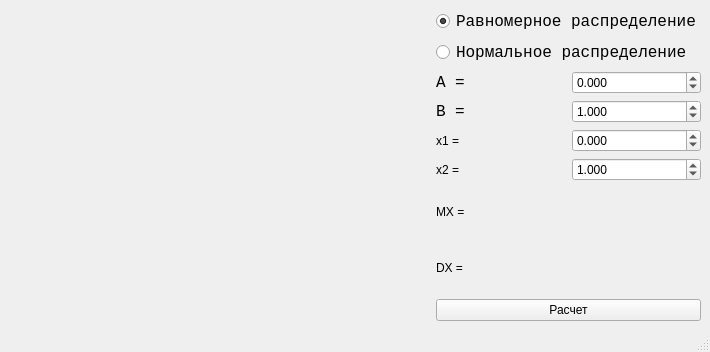
<?xml version="1.0" encoding="UTF-8"?>
<ui version="4.0">
 <class>mplfigs</class>
 <widget class="QMainWindow" name="mplfigs">
  <property name="geometry">
   <rect>
    <x>0</x>
    <y>0</y>
    <width>710</width>
    <height>352</height>
   </rect>
  </property>
  <property name="windowTitle">
   <string>MainWindow</string>
  </property>
  <widget class="QWidget" name="centralwidget">
   <layout class="QHBoxLayout" name="horizontalLayout_7">
    <item>
     <widget class="QWidget" name="mplwindow" native="true">
      <property name="sizePolicy">
       <sizepolicy hsizetype="Expanding" vsizetype="Preferred">
        <horstretch>0</horstretch>
        <verstretch>0</verstretch>
       </sizepolicy>
      </property>
      <layout class="QVBoxLayout" name="mplvl"/>
     </widget>
    </item>
    <item>
     <layout class="QVBoxLayout" name="verticalLayout_2">
      <item>
       <layout class="QVBoxLayout" name="verticalLayout">
        <item>
         <widget class="QRadioButton" name="uniform_choice">
          <property name="font">
           <font>
            <family>Courier New</family>
            <pointsize>12</pointsize>
           </font>
          </property>
          <property name="text">
           <string>Равномерное распределение</string>
          </property>
          <property name="checked">
           <bool>true</bool>
          </property>
         </widget>
        </item>
        <item>
         <widget class="QRadioButton" name="normal_choice">
          <property name="font">
           <font>
            <family>Courier New</family>
            <pointsize>12</pointsize>
           </font>
          </property>
          <property name="text">
           <string>Нормальное распределение</string>
          </property>
         </widget>
        </item>
       </layout>
      </item>
      <item>
       <layout class="QHBoxLayout" name="horizontalLayout">
        <item>
         <widget class="QLabel" name="first_param_label">
          <property name="font">
           <font>
            <family>Courier New</family>
            <pointsize>12</pointsize>
           </font>
          </property>
          <property name="text">
           <string>A =</string>
          </property>
         </widget>
        </item>
        <item>
         <widget class="QDoubleSpinBox" name="first_param_edit">
          <property name="decimals">
           <number>3</number>
          </property>
          <property name="minimum">
           <double>-999999999.000000000000000</double>
          </property>
          <property name="maximum">
           <double>999999999.000000000000000</double>
          </property>
         </widget>
        </item>
       </layout>
      </item>
      <item>
       <layout class="QHBoxLayout" name="horizontalLayout_2">
        <item>
         <widget class="QLabel" name="second_param_label">
          <property name="font">
           <font>
            <family>Courier New</family>
            <pointsize>12</pointsize>
           </font>
          </property>
          <property name="text">
           <string>B =</string>
          </property>
         </widget>
        </item>
        <item>
         <widget class="QDoubleSpinBox" name="second_param_edit">
          <property name="decimals">
           <number>3</number>
          </property>
          <property name="minimum">
           <double>-999999999.000000000000000</double>
          </property>
          <property name="maximum">
           <double>999999999.000000000000000</double>
          </property>
          <property name="value">
           <double>1.000000000000000</double>
          </property>
         </widget>
        </item>
       </layout>
      </item>
      <item>
       <layout class="QHBoxLayout" name="horizontalLayout_3">
        <item>
         <widget class="QLabel" name="x1_label">
          <property name="text">
           <string>x1 = </string>
          </property>
         </widget>
        </item>
        <item>
         <widget class="QDoubleSpinBox" name="x1_edit">
          <property name="decimals">
           <number>3</number>
          </property>
          <property name="minimum">
           <double>-999999999.000000000000000</double>
          </property>
          <property name="maximum">
           <double>999999999.000000000000000</double>
          </property>
         </widget>
        </item>
       </layout>
      </item>
      <item>
       <layout class="QHBoxLayout" name="horizontalLayout_4">
        <item>
         <widget class="QLabel" name="x2_label">
          <property name="text">
           <string>x2 =</string>
          </property>
         </widget>
        </item>
        <item>
         <widget class="QDoubleSpinBox" name="x2_edit">
          <property name="decimals">
           <number>3</number>
          </property>
          <property name="minimum">
           <double>-999999999.000000000000000</double>
          </property>
          <property name="maximum">
           <double>999999999.000000000000000</double>
          </property>
          <property name="value">
           <double>1.000000000000000</double>
          </property>
         </widget>
        </item>
       </layout>
      </item>
      <item>
       <layout class="QHBoxLayout" name="horizontalLayout_5">
        <item>
         <widget class="QLabel" name="mx_label">
          <property name="text">
           <string>MX =</string>
          </property>
         </widget>
        </item>
        <item>
         <widget class="QLabel" name="mx_value_label">
          <property name="text">
           <string/>
          </property>
         </widget>
        </item>
       </layout>
      </item>
      <item>
       <layout class="QHBoxLayout" name="horizontalLayout_6">
        <item>
         <widget class="QLabel" name="dx_label">
          <property name="text">
           <string>DX =</string>
          </property>
         </widget>
        </item>
        <item>
         <widget class="QLabel" name="dx_value_label">
          <property name="text">
           <string/>
          </property>
         </widget>
        </item>
       </layout>
      </item>
      <item>
       <widget class="QPushButton" name="run_button">
        <property name="text">
         <string>Расчет</string>
        </property>
       </widget>
      </item>
     </layout>
    </item>
   </layout>
  </widget>
  <widget class="QMenuBar" name="menubar">
   <property name="geometry">
    <rect>
     <x>0</x>
     <y>0</y>
     <width>710</width>
     <height>27</height>
    </rect>
   </property>
  </widget>
  <widget class="QStatusBar" name="statusbar"/>
 </widget>
 <resources/>
 <connections/>
</ui>
